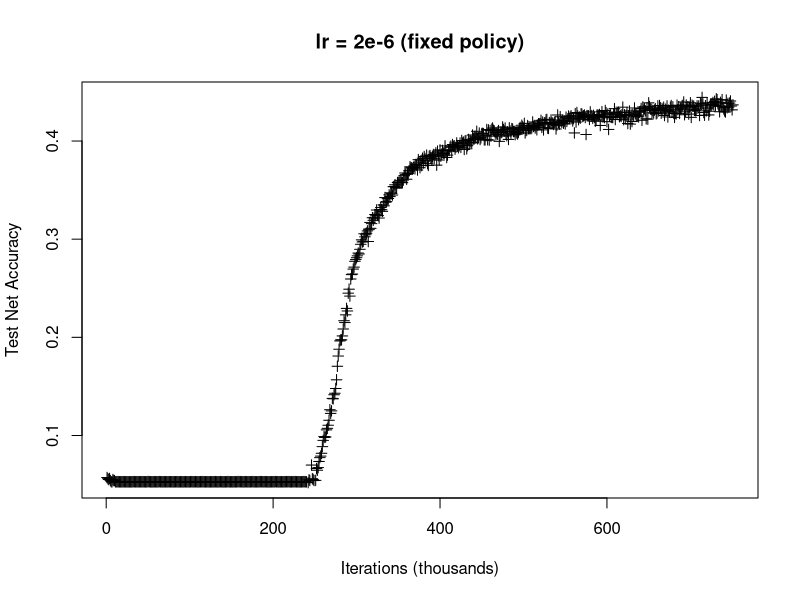

The R source for this figure:
## ---- chunk 1
d <- read.table('accuracy.2.txt',stringsAsFactors=FALSE)
plot(row.names(d),d$V1, pch=3, xlab="Iterations (thousands)",ylab="Test Net Accuracy",  main="lr = 2e-6 (fixed policy)")
